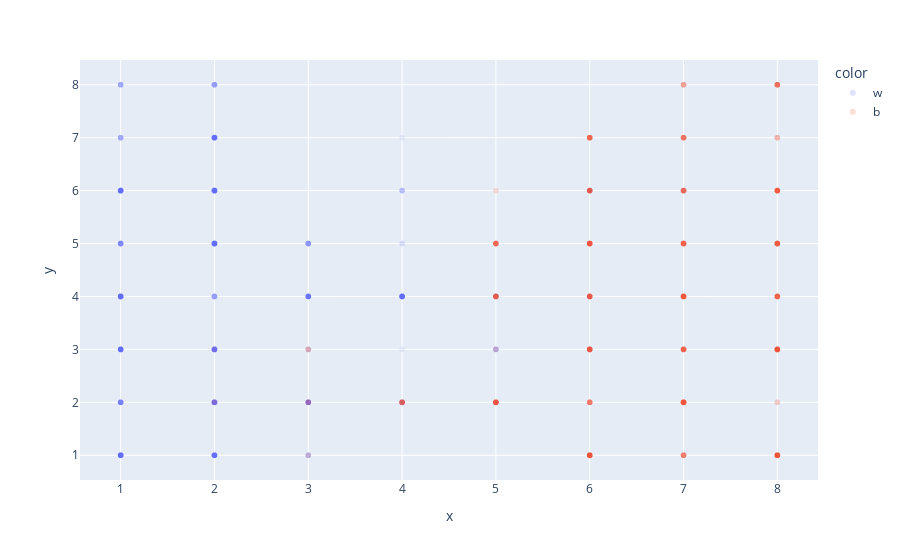

Source (notebook cell):
### Code cell
fig = px.scatter(
    x = df_game.x, 
    y = df_game.y,
    color = df_game.color,
    # symbol = df_game.icon,
    # symbol_map = df_game.icon,
    opacity = 0.1
    )
fig.show()

### Figure 1 — Plotly figure (JSON) as saved in the notebook; plotly's stock layout.template omitted (floating-point values rounded to 4 significant figures; data arrays with more than 128 entries replaced by an {"elided": "..."} marker saying what was removed)
{"data": [{"hovertemplate": "color=w<br>x=%{x}<br>y=%{y}<extra></extra>", "legendgroup": "w", "marker": {"color": "#636efa", "opacity": 0.1, "symbol": "circle"}, "mode": "markers", "name": "w", "showlegend": true, "type": "scattergl", "x": {"elided": "792 int values"}, "xaxis": "x", "y": {"elided": "792 int values"}, "yaxis": "y"}, {"hovertemplate": "color=b<br>x=%{x}<br>y=%{y}<extra></extra>", "legendgroup": "b", "marker": {"color": "#EF553B", "opacity": 0.1, "symbol": "circle"}, "mode": "markers", "name": "b", "showlegend": true, "type": "scattergl", "x": {"elided": "718 int values"}, "xaxis": "x", "y": {"elided": "718 int values"}, "yaxis": "y"}], "layout": {"legend": {"title": {"text": "color"}, "tracegroupgap": 0}, "margin": {"t": 60}, "xaxis": {"anchor": "y", "domain": [0, 1], "title": {"text": "x"}}, "yaxis": {"anchor": "x", "domain": [0, 1], "title": {"text": "y"}}}}
